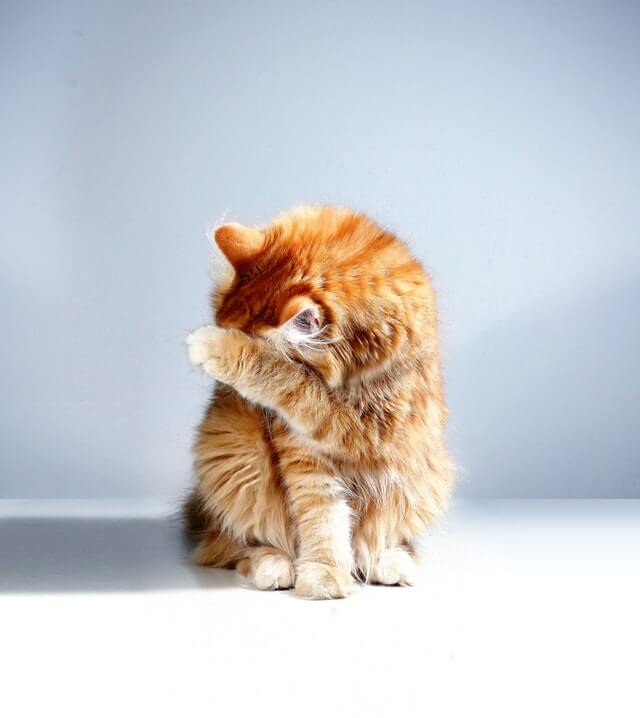
#> input picture Assignment 1/part 2/image1.jpg, 640 x 718 px
$ jupyter execute part2.ipynb
#> lines starting #> are read from the running program, lines starting #| are printed output that depends on the picture
#> further down, img1 is the input picture: shape (718, 640, 3); mean B, G, R 205.8, 203.2, 203.9
[cell 1]
import cv2
import numpy as np

def adjust_brightness(image, value):
#> called with value = 150
    return cv2.add(image, np.full(image.shape, value, dtype=np.uint8))
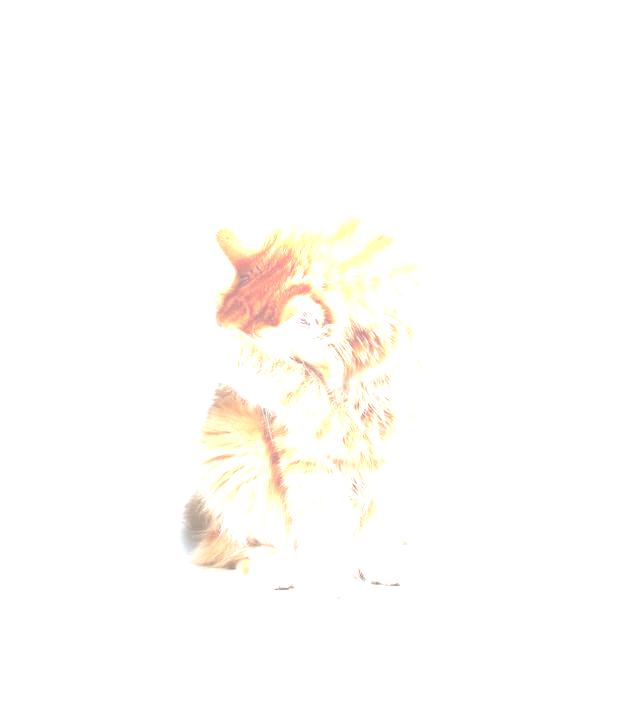
#> returned value: shape (718, 640, 3); mean of channels 0, 1, 2 250.7, 253.2, 254.7; drawn as B, G, R

def adjust_contrast(image, factor):
#> called with factor = 0.5
    return cv2.convertScaleAbs(image, alpha=factor, beta=0)
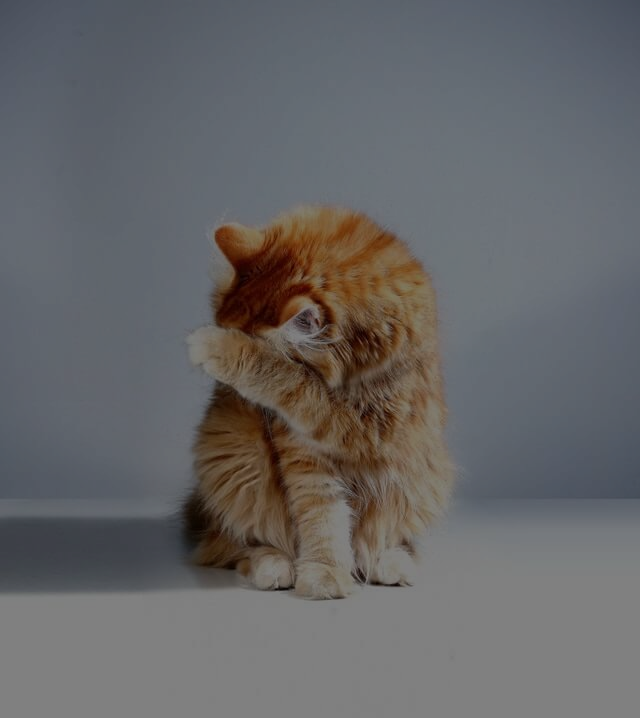
#> returned value: shape (718, 640, 3); mean of channels 0, 1, 2 103, 101.7, 102.1; drawn as B, G, R

def blend_images(img1, img2, alpha):
    return cv2.addWeighted(img1, 1 - alpha, img2, alpha, 0)

# a.i. Open and display original image
img1 = cv2.imread("image1.jpg")
cv2.imshow("Original Image", img1)
cv2.waitKey(0)

[cell 2]
# a.ii. Increase brightness by adding 150
bright_img = adjust_brightness(img1, 150)
cv2.imshow("Brightened Image", bright_img)
cv2.waitKey(0)

[cell 3]
# a.iii. Decrease contrast by multiplying by 0.5
contrast_img = adjust_contrast(img1, 0.5)
cv2.imshow("Contrast Adjusted Image", contrast_img)
cv2.waitKey(0)

[cell 4]
# b.i. Open second image and resize
img2 = cv2.imread("image2.jpg")
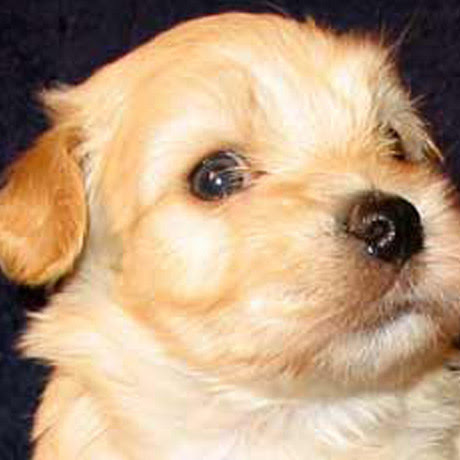
#> input picture Assignment 1/part 2/image2.jpg, 460 x 460 px
#> img2 is the input picture: shape (460, 460, 3); mean B, G, R 129, 159.5, 189.2
img2 = cv2.resize(img2, (img1.shape[1], img1.shape[0]))
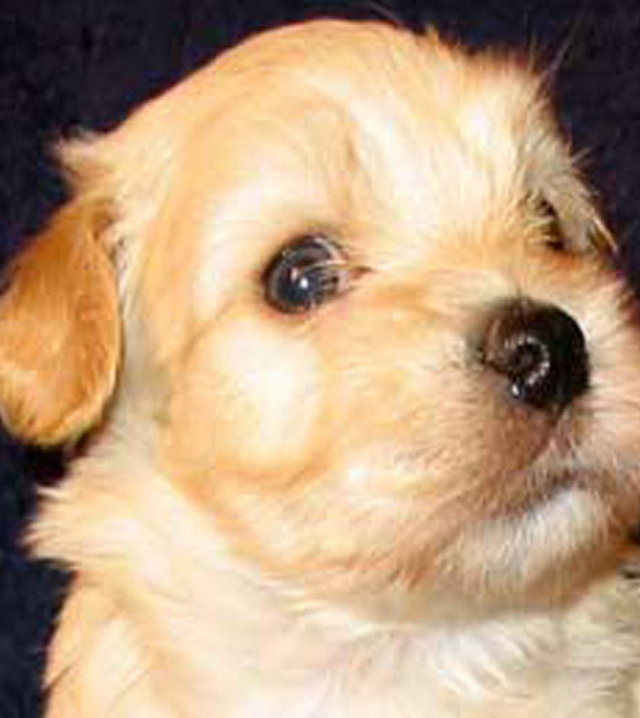
#> img2: shape (718, 640, 3); mean B, G, R 128.9, 159.4, 189.1
cv2.imshow("Second Image", img2)
cv2.waitKey(0)

[cell 5]
# b.ii. Get alpha from user
alpha = float(input("Enter alpha (0 to 1): "))
#> the answer given: 1
while alpha < 0 or alpha > 1:
    alpha = float(input("Invalid input. Enter alpha (0 to 1): "))

[cell 6]
# b.iii. Linear blend
# Blend images
blended_img = blend_images(img1, img2, alpha)
